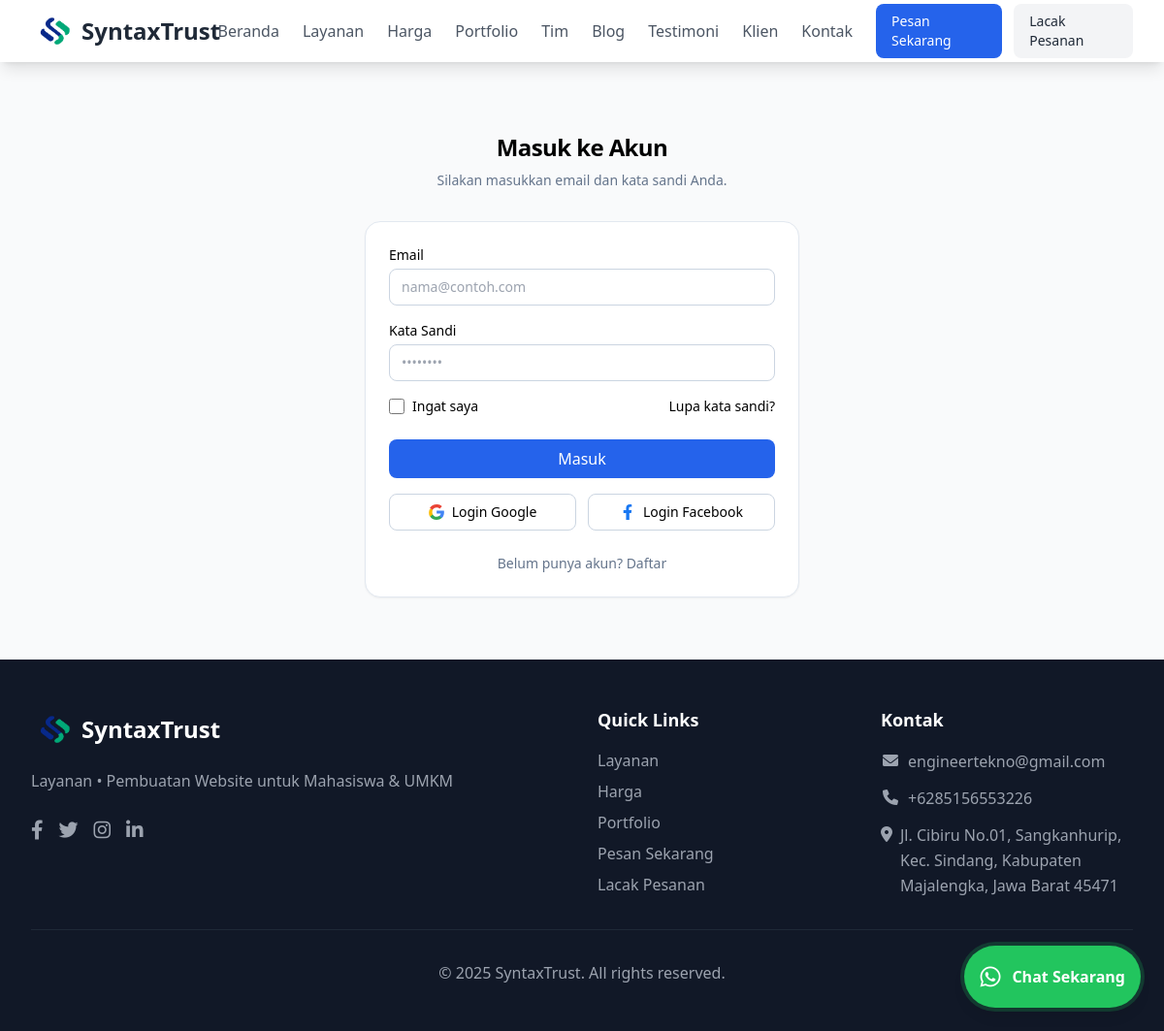
/public/login.php, run on the app's committed database.
### tables this page shows
CREATE TABLE `settings` (
  `id` int(11) NOT NULL,
  `setting_key` varchar(100) NOT NULL,
  `setting_value` text DEFAULT NULL,
  `setting_type` enum('text','number','boolean','json') DEFAULT 'text',
  `description` varchar(255) DEFAULT NULL,
  `is_public` tinyint(1) DEFAULT 1,
  `created_at` timestamp NOT NULL DEFAULT current_timestamp(),
  `updated_at` timestamp NOT NULL DEFAULT current_timestamp() ON UPDATE current_timestamp()
);

### public/includes/helpers.php (called while the page is built, shortened)
<?php
require_once __DIR__ . '/../../config/database.php';
if (!function_exists('getSetting')) {
    function getSetting($key, $default = '') {
        global $pdo;
        try {
            $stmt = $pdo->prepare("SELECT setting_value FROM settings WHERE setting_key = ? AND is_public = 1");
            $stmt->execute([$key]);
            $result = $stmt->fetch(PDO::FETCH_ASSOC);
            return $result ? $result['setting_value'] : $default;
        } catch (Exception $e) {
            return $default;
        }
    }
}
if (!function_exists('h')) {
    function h($string) {
        return htmlspecialchars((string)$string, ENT_QUOTES, 'UTF-8');
    }
}

### public/includes/shared-components.php (the view, shortened to what this page needs)
<?php
function renderNavigation($current_page = '') {
    $site_name = getSetting('site_name', 'SyntaxTrust');
    $nav_items = [
        'index.php' => 'Beranda',
        'services.php' => 'Layanan',
        'pricing.php' => 'Harga',
        'portfolio.php' => 'Portfolio',
        'team.php' => 'Tim',
        'blog.php' => 'Blog',
        'testimonials.php' => 'Testimoni',
        'clients.php' => 'Klien',
        'contact.php' => 'Kontak'
    ];
    $action_items = [
        'checkout.php' => ['label' => 'Pesan Sekarang', 'class' => 'bg-blue-600 text-white px-4 py-2 rounded-lg hover:bg-blue-700'],
        'order-tracking.php' => ['label' => 'Lacak Pesanan', 'class' => 'bg-gray-100 text-gray-800 px-4 py-2 rounded-lg hover:bg-gray-200']
    ];
    ?>
    <nav class="bg-white shadow-lg sticky top-0 z-40">
        <div class="max-w-7xl mx-auto px-4 sm:px-6 lg:px-8">
            <div class="flex justify-between h-16">
                <div class="flex items-center">
                    <a href="index.php" class="flex items-center space-x-1">
                        <img src="assets/img/fix_logo_new.png" alt="<?= h($site_name) ?>" class="h-12 w-12">
                        <span class="text-2xl font-bold text-gray-800"><?= h($site_name) ?></span>
                    </a>
                </div>
                <div class="hidden md:flex items-center space-x-6">
                    <?php foreach ($nav_items as $page => $label): ?>
                    <a href="<?= $page ?>" class="<?= $current_page === $page ? 'text-blue-600 font-semibold' : 'text-gray-600 hover:text-blue-600' ?> transition-colors">
                        <?= $label ?>
                    </a>
                    <?php endforeach; ?>
                    <div class="flex items-center space-x-3 ml-4">
                        <?php foreach ($action_items as $page => $item): ?>
                        <a href="<?= $page ?>" class="<?= $item['class'] ?> transition-colors text-sm font-medium">
                            <?= $item['label'] ?>
                        </a>
                        <?php endforeach; ?>
                    </div>
                </div>
            </div>
        </div>
    </nav>
    <?php
    return ob_get_clean();
}
function renderFooter() {
    $site_name = getSetting('site_name', 'SyntaxTrust');
    $site_description = getSetting('site_description', 'Layanan Pembuatan Website untuk Mahasiswa & UMKM');
    ?>
    <footer class="bg-gray-900 text-white py-12">
        <div class="max-w-7xl mx-auto px-4 sm:px-6 lg:px-8">
            <div class="grid grid-cols-1 md:grid-cols-4 gap-8">
                <div class="md:col-span-2">
                    <div class="flex items-center space-x-1 mb-4">
                        <img src="assets/img/fix_logo_new.png" alt="<?= h($site_name) ?>" class="h-12 w-12">
                        <h3 class="text-2xl font-bold"><?= h($site_name) ?></h3>
                    </div>
                    <p class="text-gray-400 mb-6 leading-relaxed"><?= h($site_description) ?></p>
                    <div class="flex space-x-4">
                        <a href="<?= h(getSetting('social_media_facebook', '#')) ?>" class="text-gray-400 hover:text-white transition-colors">
                            <i class="fab fa-facebook-f text-xl"></i>
                        </a>
                        <a href="<?= h(getSetting('social_media_twitter', '#')) ?>" class="text-gray-400 hover:text-white transition-colors">
                            <i class="fab fa-twitter text-xl"></i>
                        </a>
                        <a href="<?= h(getSetting('social_media_instagram', '#')) ?>" class="text-gray-400 hover:text-white transition-colors">
                            <i class="fab fa-instagram text-xl"></i>
                        </a>
                        <a href="<?= h(getSetting('social_media_linkedin', '#')) ?>" class="text-gray-400 hover:text-white transition-colors">
                            <i class="fab fa-linkedin-in text-xl"></i>
                        </a>
                    </div>
                </div>
                <div>
                    <h4 class="text-lg font-semibold mb-4">Quick Links</h4>
                    <ul class="space-y-2">
                        <li><a href="services.php" class="text-gray-400 hover:text-white transition-colors">Layanan</a></li>
                        <li><a href="pricing.php" class="text-gray-400 hover:text-white transition-colors">Harga</a></li>
                        <li><a href="portfolio.php" class="text-gray-400 hover:text-white transition-colors">Portfolio</a></li>
                        <li><a href="checkout.php" class="text-gray-400 hover:text-white transition-colors">Pesan Sekarang</a></li>
                        <li><a href="order-tracking.php" class="text-gray-400 hover:text-white transition-colors">Lacak Pesanan</a></li>
                    </ul>
                </div>
                <div>
                    <h4 class="text-lg font-semibold mb-4">Kontak</h4>
                    <ul class="space-y-3 text-gray-400">
                        <li class="flex items-start">
                            <i class="fas fa-envelope mt-1 w-5 text-center text-gray-400"></i>
                            <span class="ml-2 leading-relaxed break-words"><?= h(getSetting('contact_email')) ?></span>
                        </li>
                        <li class="flex items-start">
                            <i class="fas fa-phone mt-1 w-5 text-center text-gray-400"></i>
                            <span class="ml-2 leading-relaxed break-words"><?= h(getSetting('contact_phone')) ?></span>
                        </li>
                        <li class="flex items-start">
                            <i class="fas fa-map-marker-alt mt-1 w-5 text-center text-gray-400"></i>
                            <span class="ml-2 leading-relaxed break-words"><?= h(getSetting('address')) ?></span>
                        </li>
                    </ul>
                </div>
            </div>
            <div class="border-t border-gray-800 pt-8 mt-8 text-center">
                <p class="text-gray-400">&copy; <?= date('Y') ?> <?= h($site_name) ?>. All rights reserved.</p>
            </div>
        </div>
    </footer>
    <?php
    return ob_get_clean();
}
function renderWhatsAppButton() {
    $whatsapp = getSetting('company_whatsapp', '6285156553226');
    $clean_number = str_replace(['+', '-', ' '], '', $whatsapp);
    ?>
    <div id="whatsapp-float" class="fixed bottom-6 right-6 z-50">
        <a href="https://wa.me/<?= $clean_number ?>?text=Halo, saya tertarik dengan layanan Anda"
           target="_blank"
           class="bg-green-500 hover:bg-green-600 text-white rounded-full p-4 shadow-lg hover:shadow-xl transition-all duration-300 transform hover:scale-110 flex items-center justify-center group animate-pulse-custom ring-4 ring-green-500/20">
            <i class="fab fa-whatsapp text-2xl"></i>
            <span class="ml-3 font-semibold opacity-100 transition-opacity duration-300 whitespace-nowrap">
                Chat Sekarang
            </span>
        </a>
    </div>
    <?php
    return ob_get_clean();
}
    ?>

### public/includes/shared-components.php (style rules this page uses)
.animate-pulse-custom { animation: pulse 2s infinite; }
* { transition: color 0.2s ease, background-color 0.2s ease, transform 0.2s ease; }

### data on the page
settings: setting_value "SyntaxTrust"
settings: setting_value "Layanan • Pembuatan Website untuk Mahasiswa & UMKM"
settings: setting_value "engineertekno@gmail.com"
settings: setting_value "+6285156553226"
settings: setting_value "Jl. Cibiru No.01, Sangkanhurip, Kec. Sindang, Kabupaten Majalengka, Jawa Barat 45471"

### other printed values
$label "Beranda"
$label "Layanan"
$label "Harga"
$label "Portfolio"
$label "Tim"
$label "Blog"
$label "Testimoni"
$label "Klien"
$label "Kontak"
$item['label'] "Pesan Sekarang"
$item['label'] "Lacak Pesanan"
